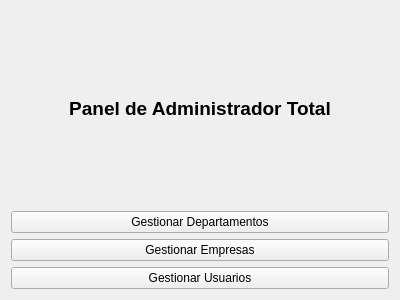
<?xml version="1.0" encoding="UTF-8"?>
<ui version="4.0">
 <class>MainAdmi</class>
 <widget class="QWidget" name="MainAdmi">
  <property name="geometry">
   <rect>
    <x>0</x>
    <y>0</y>
    <width>400</width>
    <height>300</height>
   </rect>
  </property>
  <property name="windowTitle">
   <string>Panel Administrativo</string>
  </property>
  <layout class="QVBoxLayout" name="verticalLayout">
   <item>
    <widget class="QLabel" name="labelTitle">
     <property name="minimumSize">
      <size>
       <width>0</width>
       <height>40</height>
      </size>
     </property>
     <property name="font">
      <font>
       <pointsize>14</pointsize>
       <bold>true</bold>
      </font>
     </property>
     <property name="text">
      <string>Panel de Administrador Total</string>
     </property>
     <property name="alignment">
      <set>Qt::AlignmentFlag::AlignCenter</set>
     </property>
    </widget>
   </item>
   <item>
    <widget class="QPushButton" name="btnGestionDepartamentos">
     <property name="text">
      <string>Gestionar Departamentos</string>
     </property>
    </widget>
   </item>
   <item>
    <widget class="QPushButton" name="btnGestionEmpresas">
     <property name="text">
      <string>Gestionar Empresas</string>
     </property>
    </widget>
   </item>
   <item>
    <widget class="QPushButton" name="btnGestionUsuarios">
     <property name="text">
      <string>Gestionar Usuarios</string>
     </property>
    </widget>
   </item>
  </layout>
 </widget>
 <resources/>
 <connections/>
</ui>
